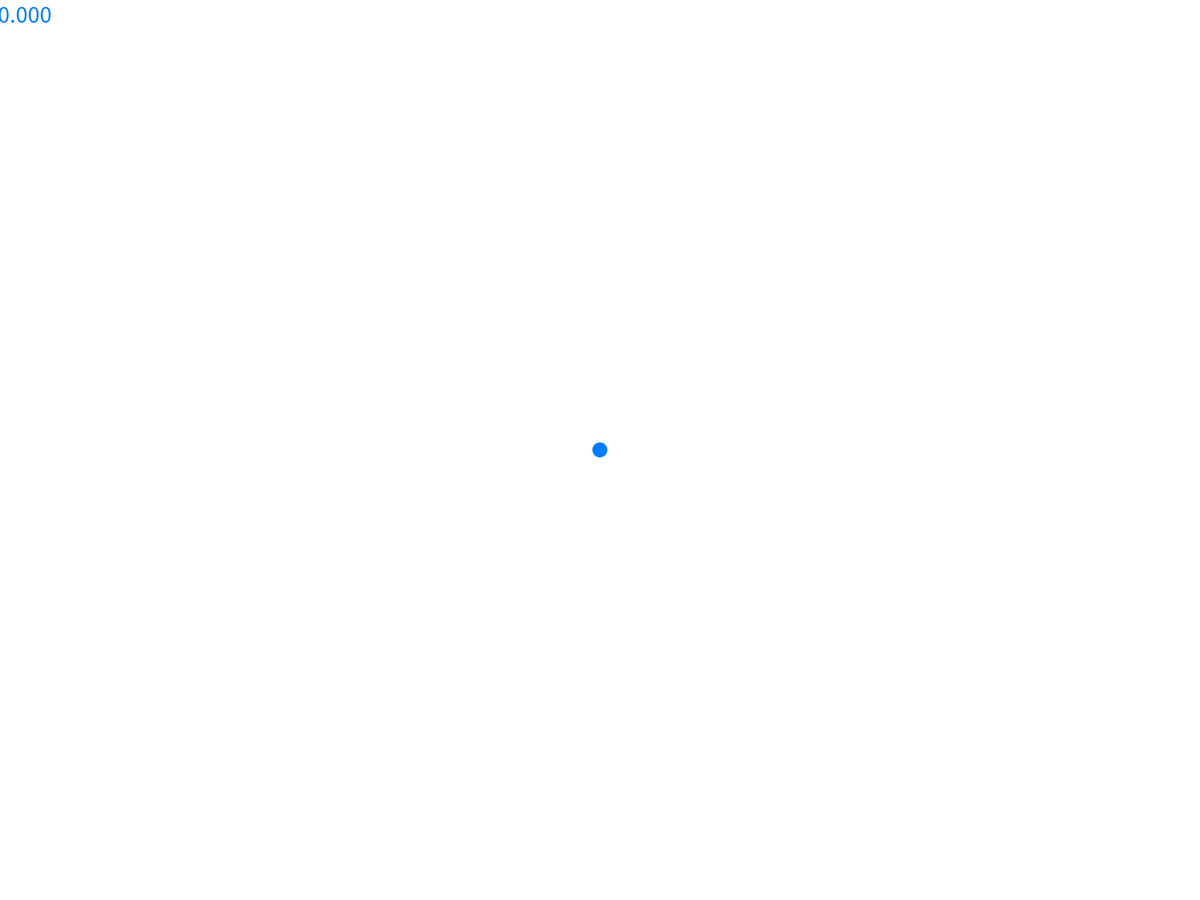
Frame 1 (no input)
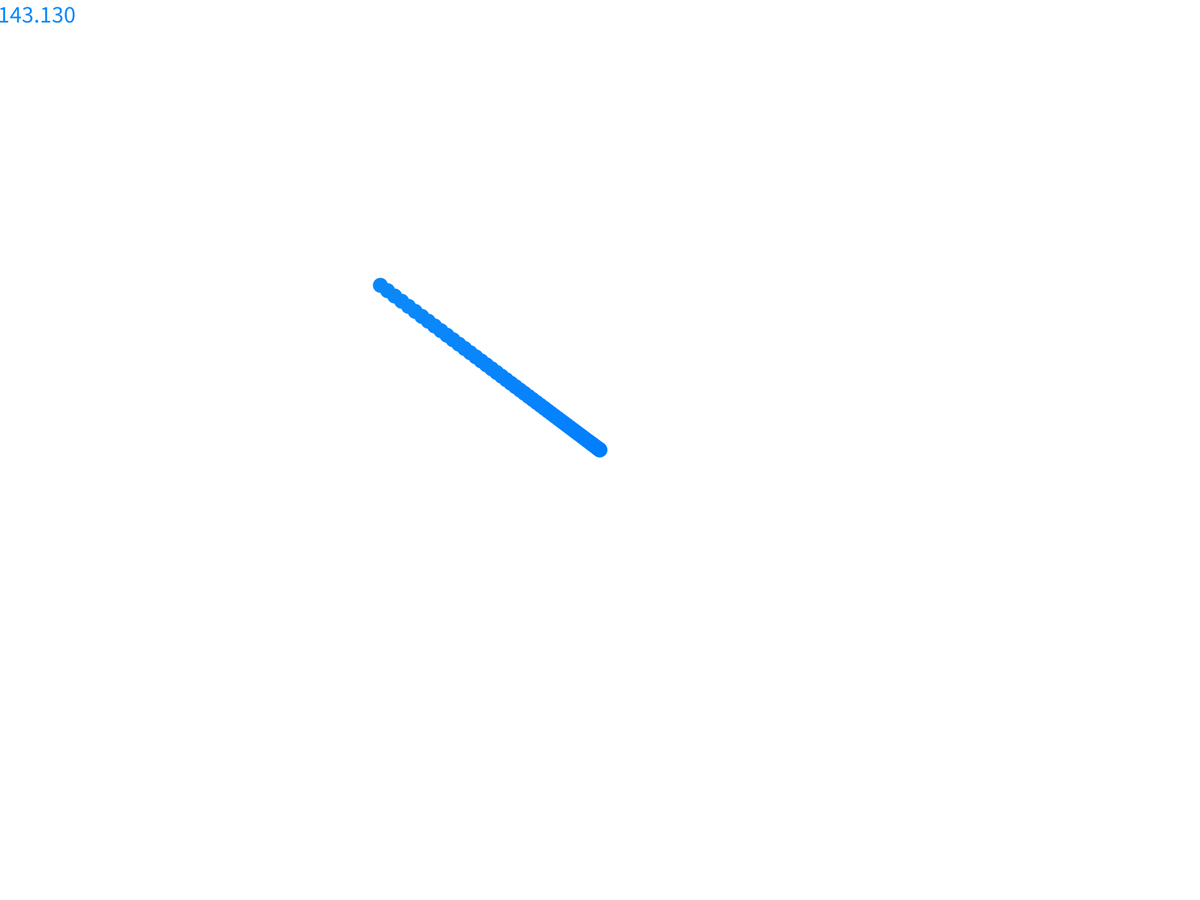
Frame 60 (the mouse pressed at the canvas centre just before this capture)
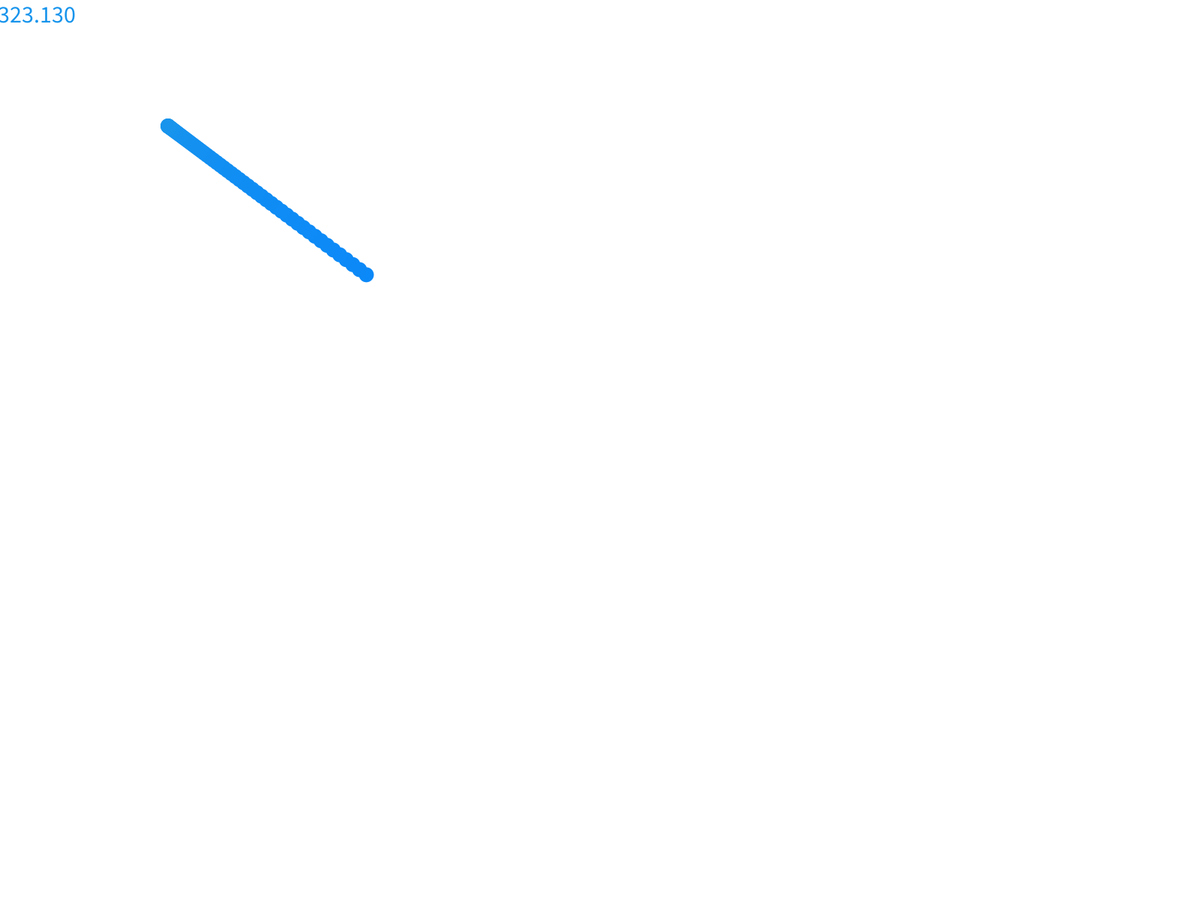
Frame 120 (the mouse held since frame 60 and released just before this capture)

The Processing sketch that drew these frames (run headless with seeded random() and noise(); from frame 60 on, the mouse is pressed at the canvas centre):

// Processing sketch: Atom
// ── Atom.pde
float x;
float y;
float size;
float speed;
float degrees;
float xInc;
float yInc;
float c;
float s;
float radius;
boolean lastPressed;
float r = 0;
float g = 125;
float b = 250;
float rInc = 0.2;
float gInc = 0.2;
float bInc = 0.2;

void setup() {
fullScreen();  size = 20;
  speed = size*2;
  radius = width/2*0.8;
  x = width/2;
  y = height/2;
  background(255);
  noStroke();
}

void draw() {
  fill(255);
  rect(0, 0, width, 60);
  fill(r, g, b);
  textSize(32);
  text(degrees, -10, 30);

  r += rInc;
  g += gInc;
  b += bInc;
  if (r <= 0 || r >= 255)
    rInc =- rInc;
  if (g <= 0 || g >= 255)
    gInc =- gInc;
  if (b <= 0 || b >= 255)
    bInc =- bInc;
  fill(r, g, b);

  degrees = degrees(atan((y-mouseY)/(x-mouseX)));
  if (x < mouseX && y > mouseY) {
    degrees =- degrees;
  }
  if (x > mouseX && y > mouseY) {
    degrees = 180 - degrees;
  }
  if (x > mouseX && y < mouseY) {
    degrees = 180 - degrees;
  }
  if (x < mouseX && y < mouseY) {
    degrees = 360 - degrees;
  }

  c = cos(radians(degrees));
  s = sin(radians(degrees));

  xInc += c/5;
  yInc += s/5;
  if (!keyPressed) {
    x += xInc;
    y -= yInc;
  }


  ellipse(x, y, size, size);
  if (lastPressed == false && mousePressed == true)
    background(255);

  lastPressed = mousePressed;
}
